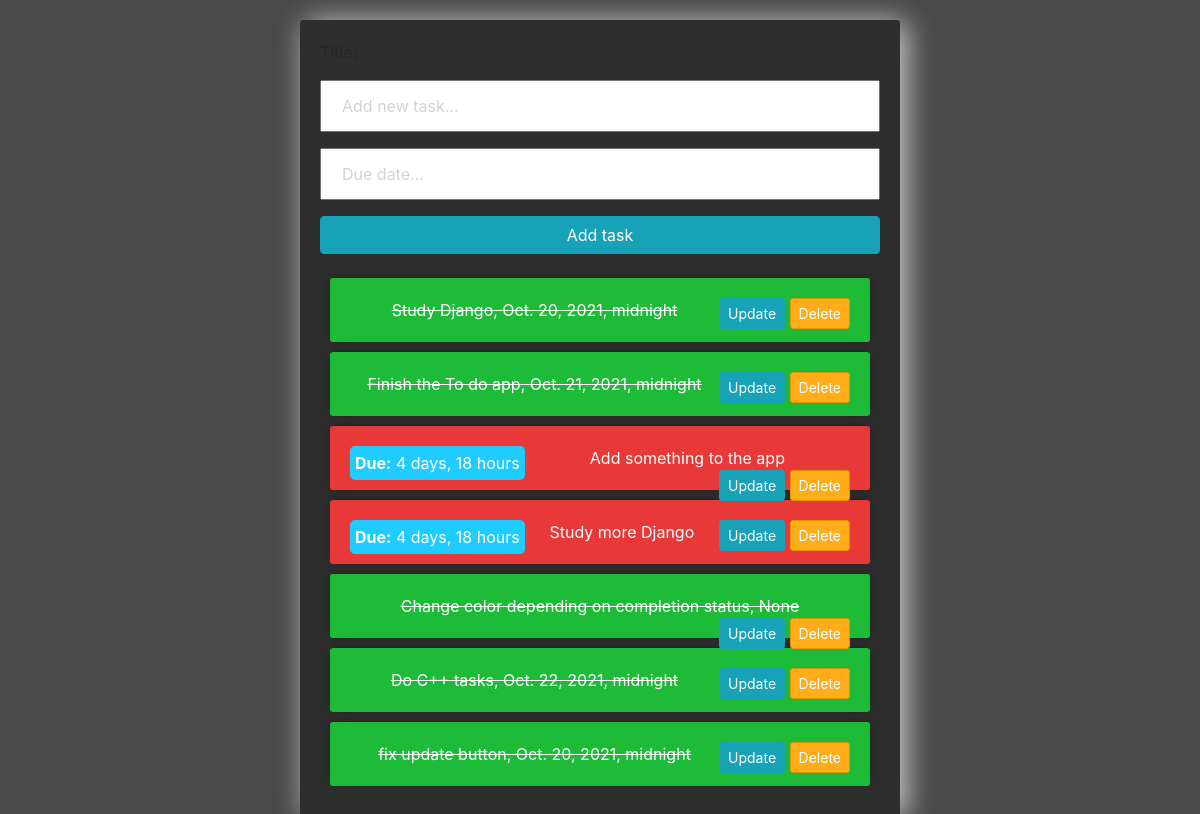
The page / on the database its author committed.
### tasks/models.py (models this page shows)
class Task(models.Model):
    title = models.CharField(max_length=200)
    complete = models.BooleanField(default=False)
    created = models.DateTimeField(auto_now_add=True)
    end_date = models.DateTimeField(auto_now_add=False, auto_now=False, blank=True, null=True)
    def is_end_date(self):
        return date.today() > self.end_date.date()
    def __str__(self):
        return self.title

### tasks/views.py (the view)
# urls.py: path('',views.index, name="list"),
def index(request):
    tasks = Task.objects.all()
    form = TaskForm()
    if request.method =='POST':
        form = TaskForm(request.POST)
        if form.is_valid():
            form.save()
        return redirect('/')
    context = {'tasks':tasks, 'form':form}
    return render(request, 'tasks/list.html', context)

### tasks/forms.py
class TaskForm(forms.ModelForm):
    title = forms.CharField(widget= forms.TextInput(attrs={'placeholder':'Add new task...'}))
    end_date = forms.CharField(widget= forms.TextInput(attrs={'placeholder':'Due date...'}), label=False)
    class Meta:
        model = Task
        fields = ['title', 'end_date']

### tasks/templates/tasks/list.html (shortened to what this page needs)
<link rel="stylesheet"
href="https://stackpath.bootstrapcdn.com/bootstrap/4.3.1/css/bootstrap.min.css"
integrity="sha384-ggOyR0iXCbMQv3Xipma34MD+dH/1fQ784/j6cY/iJTQUOhcWr7x9JvoRxT2MZw1T"
crossorigin="anonymous">
<link rel="stylesheet" href="https://stackpath.bootstrapcdn.com/bootstrap/4.3.1/css/bootstrap.min.css">
<link rel="stylesheet" href="https://cdnjs.cloudflare.com/ajax/libs/jqueryui/1.12.1/themes/south-street/jquery-ui.min.css" />
<link rel="stylesheet" href="https://cdnjs.cloudflare.com/ajax/libs/jqueryui/1.12.1/themes/south-street/theme.min.css" />
<link rel="stylesheet" href="https://cdnjs.cloudflare.com/ajax/libs/jqueryui/1.12.1/jquery-ui.structure.min.css" />
<div class="center-column">
    <form method="POST" action ="/">
        {{form}}
        <input class="btn btn-info" type="submit" name="Create Task" value="Add task">
    </form>
    <div class="todo-list">
    {%for task in tasks%}
		{% if task.complete == True or task.is_end_date%}
        <div class="item-row-completed">
            <strike>{{task}}, {{task.end_date}}</strike>
			<span class="button-right">
				<a class="btn btn-sm btn-info" href="{% url 'update_task' task.id %}">Update</a>
				<a class="btn btn-sm btn-danger" href="{% url 'delete' task.id %}">Delete</a>
			</span>
        </div>  {% else %}
			<div class="item-row">
            <span>{{task}}</span>
			<span style="float: left;" class="timer"><b>Due:</b> {{ task.end_date|timeuntil }}</span>
			<span class="button-right">
				<a class="btn btn-sm btn-info" href="{% url 'update_task' task.id %}">Update</a>
				<a class="btn btn-sm btn-danger" href="{% url 'delete' task.id %}">Delete</a>
			</span>
		</div>
            {% endif %}
    {%endfor%}
    </div>
</div>

### tasks/templates/tasks/list.html (style rules this page uses)
input { width: 100%; padding: 12px 20px; margin: 8px 0; box-sizing: border-box; }
input::placeholder { color: #d3d3d3; }
.center-column { width:600px; margin: 20px auto; padding:20px; background-color: rgb(46, 46, 46); border-radius: 3px; box-shadow: 6px 2px 30px 0px rgba(255, 255, 255, 0.75); }
.item-row { background-color: #e93838; margin: 10px; padding: 20px; border-radius: 3px; color: rgb(255, 255, 255); font-size: 16px; box-shadow: 0px -1px 10px -4px rgba(0,0,0,0.75); text-align: center; }
.item-row-completed { background-color: #1ebb38; margin: 10px; padding: 20px; border-radius: 3px; color: rgb(255, 255, 255); font-size: 16px; box-shadow: 0px -1px 10px -4px rgba(0,0,0,0.75); text-align: center; }
.btn-danger { background-color: #ffae19; border-color: #e59400; }
.button-right { float: right; }
.timer { background-color: #1fcbff; border-radius: 5px; padding: 5px; }

### rows shown on the page
Task: title "Study Django", end_date "Oct. 20, 2021, midnight"
Task: title "Finish the To do app", end_date "Oct. 21, 2021, midnight"
Task: title "Add something to the app", end_date "4 days, 18 hours"
Task: title "Study more Django", end_date "4 days, 18 hours"
Task: title "Change color depending on completion status", end_date "None"
Task: title "Do C++ tasks", end_date "Oct. 22, 2021, midnight"
Task: title "fix update button", end_date "Oct. 20, 2021, midnight"
